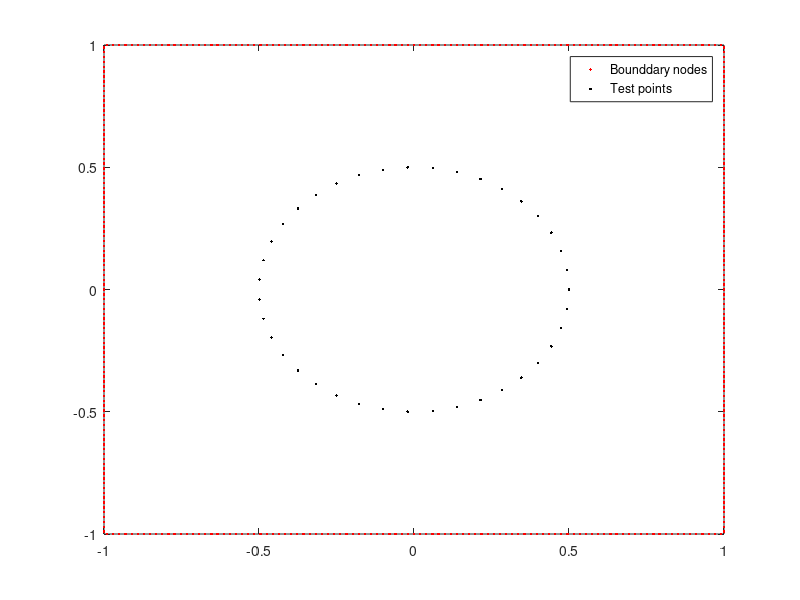

Source code (MATLAB): (Note: this script raises an error after producing the figure.)

%  ========================================================================
%      SBM for the 2D Laplace equation with Drichlet boundary condition
%                  ---- using empirical formula
%                  ---- including circle or rectangle boundary 
% 
%                  uii = -1/(2*pi)*log(li)/(2*pi)) 
%
%
%      Author:  Fajie Wang          All Rights Reserved. 
%      Date: 2019-04-25
%  --------------------------------------------------------------------------
%  Qingdao University 
%  National Engineering Research Center for Intelligent Electrical Vehicle Power System  
%  E-mail: wfj1218@126.com
%  ========================================================================
clear; clc; format long;
t0 = clock; % Time Start   

iboundary=2;   % boundary geometry: 1-circle; 2-rectangle
style='Laplace';   % iexample=1,2,3,...,9
iexample=9;

% ====== Boundary nodes and area of influence
if iboundary==1   %---circle
nb=100;
r=2.0;thetab=linspace(0,2*pi-2*pi/nb,nb);
xp=r.*cos(thetab);yp=r.*sin(thetab);    
l(1:nb)=2*pi*r/nb; %area of influence
xp=xp';yp=yp';
elseif iboundary==2   %---rectangle
x_scale=[-1 1]; y_scale=[-1 1];
nx=102; ny=nx; nbx=nx-1;nby=ny-1; nb=2*(nbx+nby);
x=linspace(x_scale(1),x_scale(2),nx);
y=linspace(y_scale(1),y_scale(2),ny);
xp=[(x(1:end-1)+x(2:end))/2 x_scale(2)*ones(1,nby) fliplr((x(1:end-1)+x(2:end))/2) x_scale(1)*ones(1,nby)]; % bottom,right,top,left
yp=[y_scale(1)*ones(1,nbx) (y(1:end-1)+y(2:end))/2 y_scale(2)*ones(1,nbx) fliplr((y(1:end-1)+y(2:end))/2)];
l=[x(2:end)-x(1:end-1) y(2:end)-y(1:end-1) x(2:end)-x(1:end-1) y(2:end)-y(1:end-1)]; %area of influence
xp=xp';yp=yp';
end

% ======= Interior points (for testing)
% XY=textread('innerpoints.txt');
% ni=length(XY);
% xi=XY(:,1);yi=XY(:,2);
% 
% yi=linspace(0.0001,0.9999,ni); yi=yi';
% xi=0.5*ones(1,ni); xi=xi';

% yi=linspace(0.01,0.99,ni); yi=yi';
% xi=linspace(0.01,0.99,ni); xi=xi';

ni=40;
theta=linspace(0,2*pi,ni);
xi=0.5*cos(theta);yi=0.5*sin(theta); xi=xi'; yi=yi';
figure(1);plot(xp(1:nb),yp(1:nb),'r.',xi,yi,'k.');legend('Bounddary nodes','Test points');

% ======== Exact solution & Boundary condition
[u_exact,ux_exact,uy_exact,f_source,lamda] = test_example(style, iexample) ; % Laplace
b = u_exact(xp, yp);

% ======== Matrix computation of SBM
G=-1/2/pi*log(sqrt((xp-xp').^2+(yp-yp').^2));
G(logical(eye(size(G))))=-1/2/pi*log(l(:)/2/pi);
coeff=G\b;
u_SBM=-1/2/pi*log(sqrt((xi-xp').^2+(yi-yp').^2))*coeff;% Calculate interior points

% ===== Calculate Errors 
err=abs((u_exact(xi, yi)-u_SBM)./u_exact(xi, yi));
error_max = max(abs(u_exact(xi, yi)-u_SBM)); % Maximum absolue errors
error_global = sqrt(sum((u_exact(xi, yi)-u_SBM).^2)/sum(u_exact(xi, yi).^2)); % Global error

% ===== Figures 
% figure(2)
% subplot(1,2,1)
% plot(yi,u_exact(xi, yi),yi,u_SBM,'o');title('SBM solution');legend('Exact','SBM');xlabel('\theta');ylabel('u')
% subplot(1,2,2)
% plot(yi,err,'-.');title('Absolute error');xlabel('\theta');ylabel('Absolute error')

figure(2)
subplot(1,2,1)
plot(theta,u_exact(xi, yi),theta,u_SBM,'o');title('SBM solution');legend('Exact','SBM');xlabel('\theta');ylabel('u')
subplot(1,2,2)
plot(theta,err,'-.');title('Absolute error');xlabel('\theta');ylabel('Absolute error')
%======================Output========
disp('---- SBM -  Laplace equation ----')
% disp(['Total number of points: ',num2str(nb)])
disp(['Boun. nodes No.: ',num2str(nb)])
disp(['Test nodes No.: ',num2str(ni)])
disp(['Elapsed total_time is: ',num2str(etime(clock,t0)),' seconds.'])
disp(['Max_Error: ',num2str(error_max)]);
disp(['Global_Error: ',num2str(error_global)]);

fid1=fopen('sbm.txt','w');
fprintf(fid1,'%g\n', err');
fclose(fid1);
 